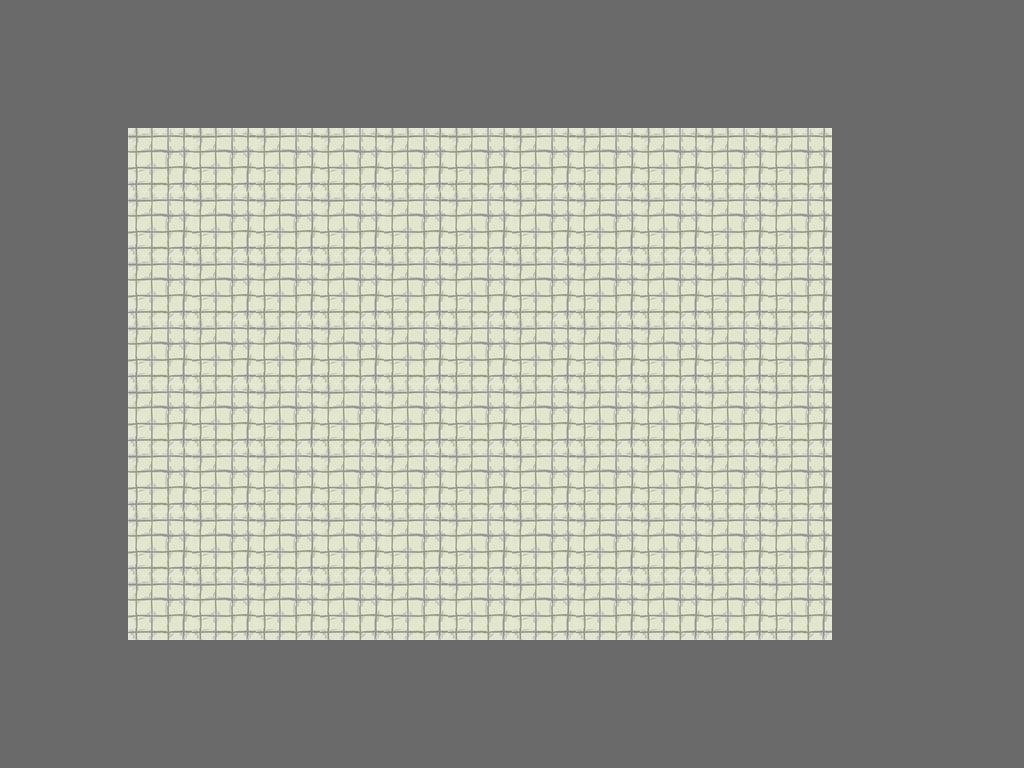

Below is a game level as drawn by its tile map, then a one-line description and the .tmx file that defines it, in full:
An orthogonal 16x12 tile map with 64x64 px tiles, 1 tile layer (Tiles) and 1 object (Turret).

<map version="1.0" orientation="orthogonal" width="16" height="12" tilewidth="64" tileheight="64">
 <tileset firstgid="1" name="tileset" tilewidth="64" tileheight="64">
  <image source="../TileSets/tileset.png" width="384" height="192" />
  <tile id="0">
   <properties>
    <property name="walkCost" value="100" />
   </properties>
  </tile>
  <tile id="1">
   <properties>
    <property name="walkCost" value="100" />
   </properties>
  </tile>
  <tile id="6">
   <properties>
    <property name="walkCost" value="100" />
   </properties>
  </tile>
 </tileset>
 <layer name="Tiles" width="16" height="12">
  <data>
   <tile gid="8" />
   <tile gid="8" />
   <tile gid="8" />
   <tile gid="8" />
   <tile gid="8" />
   <tile gid="8" />
   <tile gid="8" />
   <tile gid="8" />
   <tile gid="8" />
   <tile gid="8" />
   <tile gid="8" />
   <tile gid="8" />
   <tile gid="8" />
   <tile gid="8" />
   <tile gid="8" />
   <tile gid="8" />
   <tile gid="8" />
   <tile gid="8" />
   <tile gid="8" />
   <tile gid="8" />
   <tile gid="8" />
   <tile gid="8" />
   <tile gid="8" />
   <tile gid="8" />
   <tile gid="8" />
   <tile gid="8" />
   <tile gid="8" />
   <tile gid="8" />
   <tile gid="8" />
   <tile gid="8" />
   <tile gid="8" />
   <tile gid="8" />
   <tile gid="8" />
   <tile gid="8" />
   <tile gid="1" />
   <tile gid="1" />
   <tile gid="1" />
   <tile gid="1" />
   <tile gid="1" />
   <tile gid="1" />
   <tile gid="1" />
   <tile gid="1" />
   <tile gid="1" />
   <tile gid="1" />
   <tile gid="1" />
   <tile gid="8" />
   <tile gid="8" />
   <tile gid="8" />
   <tile gid="8" />
   <tile gid="8" />
   <tile gid="1" />
   <tile gid="1" />
   <tile gid="1" />
   <tile gid="1" />
   <tile gid="1" />
   <tile gid="1" />
   <tile gid="1" />
   <tile gid="1" />
   <tile gid="1" />
   <tile gid="1" />
   <tile gid="1" />
   <tile gid="8" />
   <tile gid="8" />
   <tile gid="8" />
   <tile gid="8" />
   <tile gid="8" />
   <tile gid="1" />
   <tile gid="1" />
   <tile gid="1" />
   <tile gid="1" />
   <tile gid="1" />
   <tile gid="1" />
   <tile gid="1" />
   <tile gid="1" />
   <tile gid="1" />
   <tile gid="1" />
   <tile gid="1" />
   <tile gid="8" />
   <tile gid="8" />
   <tile gid="8" />
   <tile gid="8" />
   <tile gid="8" />
   <tile gid="1" />
   <tile gid="1" />
   <tile gid="1" />
   <tile gid="1" />
   <tile gid="1" />
   <tile gid="1" />
   <tile gid="1" />
   <tile gid="1" />
   <tile gid="1" />
   <tile gid="1" />
   <tile gid="1" />
   <tile gid="8" />
   <tile gid="8" />
   <tile gid="8" />
   <tile gid="8" />
   <tile gid="8" />
   <tile gid="1" />
   <tile gid="1" />
   <tile gid="1" />
   <tile gid="1" />
   <tile gid="1" />
   <tile gid="1" />
   <tile gid="1" />
   <tile gid="1" />
   <tile gid="1" />
   <tile gid="1" />
   <tile gid="1" />
   <tile gid="8" />
   <tile gid="8" />
   <tile gid="8" />
   <tile gid="8" />
   <tile gid="8" />
   <tile gid="1" />
   <tile gid="1" />
   <tile gid="1" />
   <tile gid="1" />
   <tile gid="1" />
   <tile gid="1" />
   <tile gid="1" />
   <tile gid="1" />
   <tile gid="1" />
   <tile gid="1" />
   <tile gid="1" />
   <tile gid="8" />
   <tile gid="8" />
   <tile gid="8" />
   <tile gid="8" />
   <tile gid="8" />
   <tile gid="1" />
   <tile gid="1" />
   <tile gid="1" />
   <tile gid="1" />
   <tile gid="1" />
   <tile gid="1" />
   <tile gid="1" />
   <tile gid="1" />
   <tile gid="1" />
   <tile gid="1" />
   <tile gid="1" />
   <tile gid="8" />
   <tile gid="8" />
   <tile gid="8" />
   <tile gid="8" />
   <tile gid="8" />
   <tile gid="1" />
   <tile gid="1" />
   <tile gid="1" />
   <tile gid="1" />
   <tile gid="1" />
   <tile gid="1" />
   <tile gid="1" />
   <tile gid="1" />
   <tile gid="1" />
   <tile gid="1" />
   <tile gid="1" />
   <tile gid="8" />
   <tile gid="8" />
   <tile gid="8" />
   <tile gid="8" />
   <tile gid="8" />
   <tile gid="8" />
   <tile gid="8" />
   <tile gid="8" />
   <tile gid="8" />
   <tile gid="8" />
   <tile gid="8" />
   <tile gid="8" />
   <tile gid="8" />
   <tile gid="8" />
   <tile gid="8" />
   <tile gid="8" />
   <tile gid="8" />
   <tile gid="8" />
   <tile gid="8" />
   <tile gid="8" />
   <tile gid="8" />
   <tile gid="8" />
   <tile gid="8" />
   <tile gid="8" />
   <tile gid="8" />
   <tile gid="8" />
   <tile gid="8" />
   <tile gid="8" />
   <tile gid="8" />
   <tile gid="8" />
   <tile gid="8" />
   <tile gid="8" />
   <tile gid="8" />
   <tile gid="8" />
   <tile gid="8" />
  </data>
 </layer>
 <objectgroup name="Objects" width="16" height="12">
  <object name="Turret1" type="Turret" x="405" y="327" width="64" height="64">
   <properties>
    <property name="endAngle" value="0" />
    <property name="projectileType" value="1" />
    <property name="rateOfFire" value="11" />
    <property name="rateOfRotation" value="0.2" />
    <property name="rotationsFiring" value="0" />
    <property name="rotationsIdle" value="0" />
    <property name="startAngle" value="0" />
   </properties>
  </object>
 </objectgroup>
</map>
